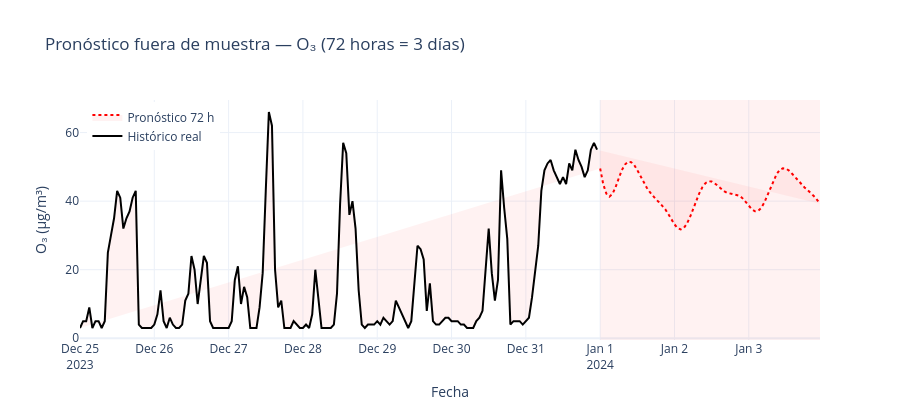

Here is the notebook cell this chart was saved with:
### Code cell
# ── Pronóstico fuera de muestra (función corregida) ───────────────────────────
def pronostico_futuro(modelo, data_sc: np.ndarray, lags: int,
                      pasos: int, scaler, index_original) -> pd.DataFrame:
    """
    Pronóstico autoregresivo: usa cada predicción como entrada del siguiente paso.
    Adecuado para visualizar el comportamiento del modelo más allá del test.

    NOTA: el error se acumula con cada paso (error compounding).
    Para pronósticos largos, preferir el enfoque directo (Dense(steps)).
    """
    secuencia = data_sc[-lags:].reshape(1, lags, 1).copy()
    preds = []
    for _ in range(pasos):
        p = modelo.predict(secuencia, verbose=0)[0, 0]
        preds.append(p)
        secuencia = np.roll(secuencia, -1, axis=1)
        secuencia[0, -1, 0] = p

    preds_real = scaler.inverse_transform(
        np.array(preds).reshape(-1, 1)
    ).flatten()

    freq_str = 'h'
    fechas = pd.date_range(
        start=index_original[-1] + pd.Timedelta(hours=1),
        periods=pasos,
        freq=freq_str
    )
    return pd.DataFrame({'Pronostico_O3': preds_real}, index=fechas)


df_forecast = pronostico_futuro(
    model_lstm, test_sc, lags=LAGS, pasos=72,   # 72 h = 3 días
    scaler=scaler_uni, index_original=test_serie.index
)

# Combinar con datos reales recientes para contexto
ultimas_reales = test_serie.tail(7 * 24)   # última semana real

fig = go.Figure()
fig.add_trace(go.Scatter(
    x=ultimas_reales.index, y=ultimas_reales['o3'],
    name='Histórico real', line=dict(color='black', width=2)
))
fig.add_trace(go.Scatter(
    x=df_forecast.index, y=df_forecast['Pronostico_O3'],
    name='Pronóstico 72 h', line=dict(color='red', width=2, dash='dot'),
    fill='tonexty', fillcolor='rgba(255,0,0,0.05)'
))
fig.add_vrect(
    x0=df_forecast.index[0], x1=df_forecast.index[-1],
    fillcolor='red', opacity=0.05, line_width=0
)
fig.update_layout(
    title='Pronóstico fuera de muestra — O₃ (72 horas = 3 días)',
    xaxis_title='Fecha', yaxis_title='O₃ (µg/m³)',
    template='plotly_white', height=420, legend=dict(x=0.01, y=0.99)
)
fig.show()

### Figure 1 — Plotly figure (JSON) as saved in the notebook; plotly's stock layout.template omitted (floating-point values rounded to 4 significant figures; data arrays with more than 128 entries replaced by an {"elided": "..."} marker saying what was removed)
{"data": [{"line": {"color": "black", "width": 2}, "name": "Histórico real", "type": "scatter", "x": {"elided": "168 str values"}, "y": {"elided": "168 int values"}}, {"fill": "tonexty", "fillcolor": "rgba(255,0,0,0.05)", "line": {"color": "red", "dash": "dot", "width": 2}, "name": "Pronóstico 72 h", "type": "scatter", "x": ["2024-01-01T00:00:00", "2024-01-01T01:00:00", "2024-01-01T02:00:00", "2024-01-01T03:00:00", "2024-01-01T04:00:00", "2024-01-01T05:00:00", "2024-01-01T06:00:00", "2024-01-01T07:00:00", "2024-01-01T08:00:00", "2024-01-01T09:00:00", "2024-01-01T10:00:00", "2024-01-01T11:00:00", "2024-01-01T12:00:00", "2024-01-01T13:00:00", "2024-01-01T14:00:00", "2024-01-01T15:00:00", "2024-01-01T16:00:00", "2024-01-01T17:00:00", "2024-01-01T18:00:00", "2024-01-01T19:00:00", "2024-01-01T20:00:00", "2024-01-01T21:00:00", "2024-01-01T22:00:00", "2024-01-01T23:00:00", "2024-01-02T00:00:00", "2024-01-02T01:00:00", "2024-01-02T02:00:00", "2024-01-02T03:00:00", "2024-01-02T04:00:00", "2024-01-02T05:00:00", "2024-01-02T06:00:00", "2024-01-02T07:00:00", "2024-01-02T08:00:00", "2024-01-02T09:00:00", "2024-01-02T10:00:00", "2024-01-02T11:00:00", "2024-01-02T12:00:00", "2024-01-02T13:00:00", "2024-01-02T14:00:00", "2024-01-02T15:00:00", "2024-01-02T16:00:00", "2024-01-02T17:00:00", "2024-01-02T18:00:00", "2024-01-02T19:00:00", "2024-01-02T20:00:00", "2024-01-02T21:00:00", "2024-01-02T22:00:00", "2024-01-02T23:00:00", "2024-01-03T00:00:00", "2024-01-03T01:00:00", "2024-01-03T02:00:00", "2024-01-03T03:00:00", "2024-01-03T04:00:00", "2024-01-03T05:00:00", "2024-01-03T06:00:00", "2024-01-03T07:00:00", "2024-01-03T08:00:00", "2024-01-03T09:00:00", "2024-01-03T10:00:00", "2024-01-03T11:00:00", "2024-01-03T12:00:00", "2024-01-03T13:00:00", "2024-01-03T14:00:00", "2024-01-03T15:00:00", "2024-01-03T16:00:00", "2024-01-03T17:00:00", "2024-01-03T18:00:00", "2024-01-03T19:00:00", "2024-01-03T20:00:00", "2024-01-03T21:00:00", "2024-01-03T22:00:00", "2024-01-03T23:00:00"], "y": [49.53, 44.9, 42.18, 41.32, 42.12, 44.11, 46.66, 49.02, 50.68, 51.46, 51.38, 50.51, 49.03, 47.28, 45.54, 44.0, 42.67, 41.51, 40.54, 39.67, 38.77, 37.65, 36.25, 34.69, 33.22, 32.15, 31.74, 32.15, 33.39, 35.3, 37.61, 40.03, 42.26, 44.05, 45.24, 45.78, 45.72, 45.2, 44.42, 43.59, 42.89, 42.43, 42.21, 42.11, 41.96, 41.56, 40.82, 39.77, 38.62, 37.62, 37.06, 37.15, 38.0, 39.56, 41.63, 43.93, 46.12, 47.92, 49.09, 49.59, 49.49, 48.9, 47.97, 46.9, 45.83, 44.86, 44.0, 43.22, 42.41, 41.49, 40.43, 39.25]}], "layout": {"height": 420, "legend": {"x": 0.01, "y": 0.99}, "shapes": [{"fillcolor": "red", "line": {"width": 0}, "opacity": 0.05, "type": "rect", "x0": "2024-01-01T00:00:00", "x1": "2024-01-03T23:00:00", "xref": "x", "y0": 0, "y1": 1, "yref": "y domain"}], "title": {"text": "Pronóstico fuera de muestra — O₃ (72 horas = 3 días)"}, "xaxis": {"title": {"text": "Fecha"}}, "yaxis": {"title": {"text": "O₃ (µg/m³)"}}}}
